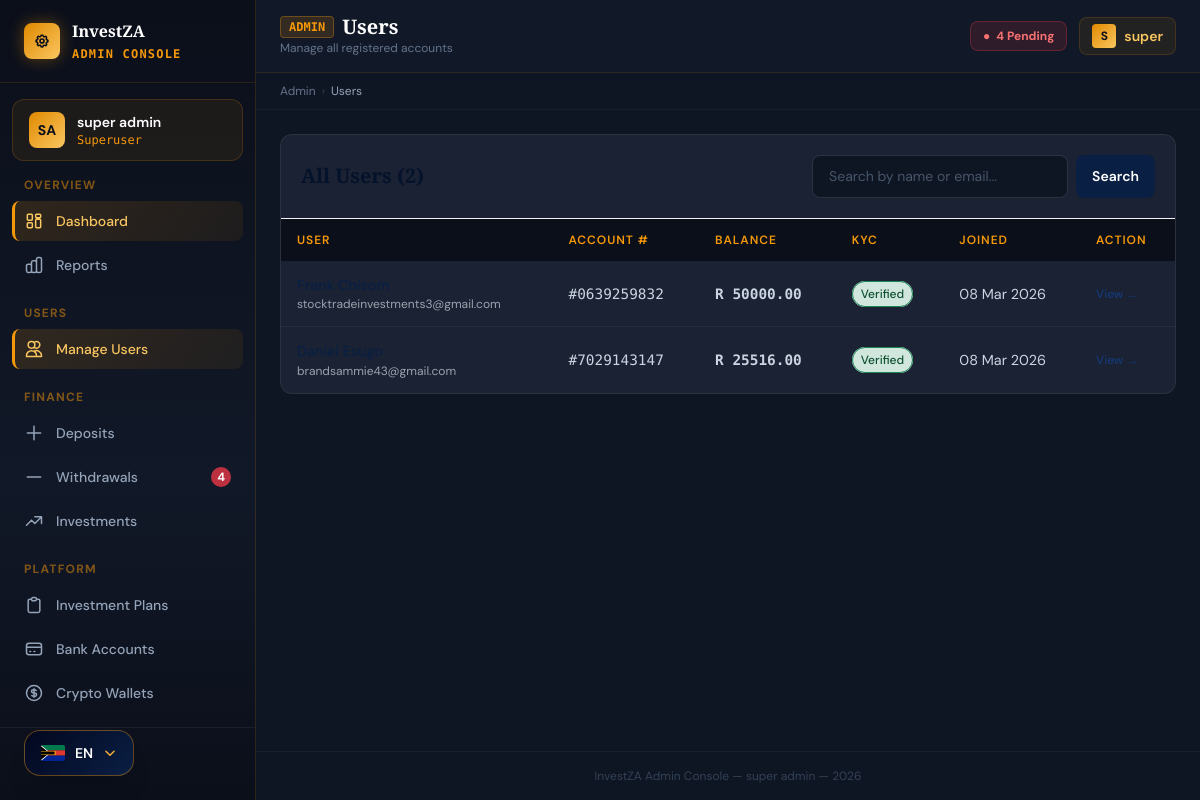
The app's page /admin-panel/users/ (signed in) with its own data.
### apps/accounts/models.py (models this page shows, shortened)
class User(AbstractUser):
    id = models.UUIDField(primary_key=True, default=uuid.uuid4, editable=False)
    email = models.EmailField(_('email address'), unique=True)
    phone_number = models.CharField(max_length=20, blank=True)
    date_of_birth = models.DateField(null=True, blank=True)
    id_number = models.CharField(max_length=20, blank=True, help_text="SA ID Number or Passport")
    profile_photo = models.ImageField(upload_to='profile_photos/', blank=True, null=True)
    is_verified = models.BooleanField(default=False, help_text="KYC verified user")
    is_active_investor = models.BooleanField(default=False)
    referral_code = models.CharField(max_length=8, unique=True, default=generate_referral_code)
    referred_by = models.ForeignKey(
        'self', null=True, blank=True,
        on_delete=models.SET_NULL,
        related_name='referrals'
    )
    created_at = models.DateTimeField(auto_now_add=True)
    last_seen = models.DateTimeField(null=True, blank=True)
    USERNAME_FIELD = 'email'
    REQUIRED_FIELDS = ['username', 'first_name', 'last_name']
    class Meta:
        verbose_name = 'User'
        verbose_name_plural = 'Users'
        ordering = ['-created_at']

class Wallet(models.Model):
    user = models.OneToOneField(User, on_delete=models.CASCADE, related_name='wallet')
    account_number = models.CharField(max_length=10, unique=True, default=generate_account_number)
    available_balance = models.DecimalField(max_digits=15, decimal_places=2, default=0.00)
    invested_balance = models.DecimalField(max_digits=15, decimal_places=2, default=0.00)
    total_earned = models.DecimalField(max_digits=15, decimal_places=2, default=0.00)
    pending_withdrawal = models.DecimalField(max_digits=15, decimal_places=2, default=0.00)
    created_at = models.DateTimeField(auto_now_add=True)
    updated_at = models.DateTimeField(auto_now=True)
    class Meta:
        verbose_name = 'Wallet'

### apps/administration/views.py (the view)
# urls.py: path('users/', views.admin_users, name='admin_users'),
@login_required
@staff_required
def admin_users(request):
    search = request.GET.get('search', '')
    users  = User.objects.filter(is_staff=False).select_related('wallet')
    if search:
        users = users.filter(
            Q(email__icontains=search) |
            Q(first_name__icontains=search) |
            Q(last_name__icontains=search)
        )
    users = users.order_by('-date_joined')
    return render(request, 'admin_panel/users.html', {'users': users, 'search': search})

### templates/admin_panel/users.html (shortened to what this page needs)
{% extends "base/admin_base.html" %}
{% block page_title %}Users{% endblock %}
{% block breadcrumb %}Users{% endblock %}
{% block page_subtitle %}Manage all registered accounts{% endblock %}
{% block content %}
<div class="card overflow-hidden fade-up fade-up-1">
  <div class="p-5 border-b border-gray-100 flex flex-col sm:flex-row gap-4 justify-between items-center">
    <h3 class="font-display font-bold text-navy-900 text-xl">All Users ({{ users.count }})</h3>
    <form method="get" class="flex gap-2">
      <input type="text" name="search" value="{{ search }}" placeholder="Search by name or email..." class="form-input w-64 text-sm">
      <button type="submit" class="btn-navy px-4 py-2 rounded-lg text-white text-sm font-semibold">Search</button>
    </form>
  </div>
  <div class="overflow-x-auto">
    <table class="data-table">
      <thead><tr><th>User</th><th>Account #</th><th>Balance</th><th>KYC</th><th>Joined</th><th>Action</th></tr></thead>
      <tbody>
      {% for user in users %}
      <tr>
        <td><p class="font-medium text-navy-800">{{ user.get_full_name }}</p><p class="text-gray-400 text-xs">{{ user.email }}</p></td>
        <td class="font-mono text-xs text-navy-700">{% if user.wallet %}#{{ user.wallet.account_number }}{% else %}—{% endif %}</td>
        <td class="font-mono font-bold text-navy-800 text-sm">R {% if user.wallet %}{{ user.wallet.available_balance|floatformat:2 }}{% else %}0.00{% endif %}</td>
        <td>{% if user.is_verified %}<span class="badge-approved px-2 py-1 rounded-full text-xs font-medium">Verified</span>{% else %}<span class="badge-pending px-2 py-1 rounded-full text-xs font-medium">Pending</span>{% endif %}</td>
        <td class="text-gray-400 text-xs">{{ user.date_joined|date:"d M Y" }}</td>
        <td><a href="{% url 'admin_user_detail' user.pk %}" class="text-navy-600 hover:text-gold-600 text-xs font-medium">View →</a></td>
      </tr>
      {% empty %}
      <tr><td colspan="6" class="text-center text-gray-400 py-10">No users found</td></tr>
      {% endfor %}
      </tbody>
    </table>
  </div>
</div>
{% endblock %}

### templates/base/admin_base.html (shortened to what this page needs)
{% extends "base/base.html" %}
{% block body %}
<div class="flex min-h-screen" style="background:#0b0f1a;">
  <aside id="admin-sidebar"
         class="fixed inset-y-0 left-0 z-40 w-64 flex flex-col transition-transform duration-300 lg:translate-x-0 -translate-x-full"
         style="background: linear-gradient(180deg, #0b0f1a 0%, #111827 60%, #0b0f1a 100%); border-right: 1px solid rgba(245,152,10,0.15);">
    <div class="flex items-center gap-3 px-6 py-5" style="border-bottom:1px solid rgba(245,152,10,0.12);">
      <div class="w-9 h-9 rounded-lg flex items-center justify-center flex-shrink-0"
           style="background: linear-gradient(135deg, #e08900, #fac660); box-shadow:0 0 16px rgba(224,137,0,0.4);">
      </div>
      <div>
        <span class="font-display font-bold text-white text-base leading-none">{{ PLATFORM_NAME }}</span>
        <p class="text-xs mt-0.5 font-mono font-bold tracking-widest uppercase" style="color:#f5980a;">Admin Console</p>
      </div>
    </div>
    <div class="px-4 py-3 mx-3 mt-4 rounded-xl" style="background:rgba(245,152,10,0.07); border:1px solid rgba(245,152,10,0.18);">
      <div class="flex items-center gap-3">
        <div class="w-9 h-9 rounded-lg flex items-center justify-center font-bold text-sm flex-shrink-0"
             style="background:linear-gradient(135deg,#e08900,#fac660); color:#0b0f1a;">
          {{ request.user.first_name|first|upper }}{{ request.user.last_name|first|upper }}
        </div>
        <div class="overflow-hidden">
          <p class="text-white text-sm font-semibold truncate">{{ request.user.get_full_name }}</p>
          <p class="text-xs font-mono truncate" style="color:#f5980a;">
            {% if request.user.is_superuser %}Superuser{% else %}Staff Admin{% endif %}
          </p>
        </div>
      </div>
    </div>
    <nav class="flex-1 px-3 py-4 overflow-y-auto">
      <p class="px-3 mb-2 text-xs font-bold uppercase tracking-widest" style="color:rgba(245,152,10,0.5);">Overview</p>
      <a href="{% url 'admin_dashboard' %}" class="admin-nav-link flex items-center gap-3 px-3 py-2.5 rounded-lg mb-1 text-sm font-medium transition-all duration-150" style="color:#94a3b8;">
        Dashboard
      </a>
      <a href="{% url 'admin_reports' %}" class="admin-nav-link flex items-center gap-3 px-3 py-2.5 rounded-lg mb-1 text-sm font-medium transition-all duration-150" style="color:#94a3b8;">
        Reports
      </a>
      <p class="px-3 mb-2 mt-5 text-xs font-bold uppercase tracking-widest" style="color:rgba(245,152,10,0.5);">Users</p>
      <a href="{% url 'admin_users' %}" class="admin-nav-link flex items-center gap-3 px-3 py-2.5 rounded-lg mb-1 text-sm font-medium transition-all duration-150" style="color:#94a3b8;">
        <svg class="w-5 h-5 flex-shrink-0" fill="none" stroke="currentColor" viewBox="0 0 24 24">
          <path stroke-linecap="round" stroke-linejoin="round" stroke-width="1.8" d="M12 4.354a4 4 0 110 5.292M15 21H3v-1a6 6 0 0112 0v1zm0 0h6v-1a6 6 0 00-9-5.197M13 7a4 4 0 11-8 0 4 4 0 018 0z"/>
        </svg>
        Manage Users
      </a>
      <p class="px-3 mb-2 mt-5 text-xs font-bold uppercase tracking-widest" style="color:rgba(245,152,10,0.5);">Finance</p>
      <a href="{% url 'admin_deposits' %}" class="admin-nav-link flex items-center gap-3 px-3 py-2.5 rounded-lg mb-1 text-sm font-medium transition-all duration-150" style="color:#94a3b8;">
        <svg class="w-5 h-5 flex-shrink-0" fill="none" stroke="currentColor" viewBox="0 0 24 24">
          <path stroke-linecap="round" stroke-linejoin="round" stroke-width="1.8" d="M12 4v16m8-8H4"/>
        </svg>
        Deposits
      </a>
      <a href="{% url 'admin_withdrawals' %}" class="admin-nav-link flex items-center gap-3 px-3 py-2.5 rounded-lg mb-1 text-sm font-medium transition-all duration-150" style="color:#94a3b8;">
        <svg class="w-5 h-5 flex-shrink-0" fill="none" stroke="currentColor" viewBox="0 0 24 24">
          <path stroke-linecap="round" stroke-linejoin="round" stroke-width="1.8" d="M20 12H4"/>
        </svg>
        Withdrawals
        {% if pending_withdrawals_count %}
        <span class="ml-auto px-1.5 py-0.5 rounded-full text-xs font-bold" style="background:rgba(220,53,69,0.85);color:#fff;">{{ pending_withdrawals_count }}</span>
        {% endif %}
      </a>
      <a href="{% url 'admin_investments' %}" class="admin-nav-link flex items-center gap-3 px-3 py-2.5 rounded-lg mb-1 text-sm font-medium transition-all duration-150" style="color:#94a3b8;">
        <svg class="w-5 h-5 flex-shrink-0" fill="none" stroke="currentColor" viewBox="0 0 24 24">
          <path stroke-linecap="round" stroke-linejoin="round" stroke-width="1.8" d="M13 7h8m0 0v8m0-8l-8 8-4-4-6 6"/>
        </svg>
        Investments
      </a>
      <p class="px-3 mb-2 mt-5 text-xs font-bold uppercase tracking-widest" style="color:rgba(245,152,10,0.5);">Platform</p>
      <a href="{% url 'admin_investment_plans' %}" class="admin-nav-link flex items-center gap-3 px-3 py-2.5 rounded-lg mb-1 text-sm font-medium transition-all duration-150" style="color:#94a3b8;">
        <svg class="w-5 h-5 flex-shrink-0" fill="none" stroke="currentColor" viewBox="0 0 24 24">
          <path stroke-linecap="round" stroke-linejoin="round" stroke-width="1.8" d="M9 5H7a2 2 0 00-2 2v12a2 2 0 002 2h10a2 2 0 002-2V7a2 2 0 00-2-2h-2M9 5a2 2 0 002 2h2a2 2 0 002-2M9 5a2 2 0 012-2h2a2 2 0 012 2"/>
        </svg>
        Investment Plans
      </a>
      <a href="{% url 'admin_platform_accounts' %}" class="admin-nav-link flex items-center gap-3 px-3 py-2.5 rounded-lg mb-1 text-sm font-medium transition-all duration-150" style="color:#94a3b8;">
        <svg class="w-5 h-5 flex-shrink-0" fill="none" stroke="currentColor" viewBox="0 0 24 24">
          <path stroke-linecap="round" stroke-linejoin="round" stroke-width="1.8" d="M3 10h18M7 15h1m4 0h1m-7 4h12a3 3 0 003-3V8a3 3 0 00-3-3H6a3 3 0 00-3 3v8a3 3 0 003 3z"/>
        </svg>
        Bank Accounts
      </a>
      <a href="{% url 'admin_crypto_wallets' %}" class="admin-nav-link flex items-center gap-3 px-3 py-2.5 rounded-lg mb-1 text-sm font-medium transition-all duration-150" style="color:#94a3b8;">
        Crypto Wallets
      </a>
      <a href="{% url 'admin_withdrawal_codes' %}" class="admin-nav-link flex items-center gap-3 px-3 py-2.5 rounded-lg mb-1 text-sm font-medium transition-all duration-150" style="color:#94a3b8;">
      </a>
    </nav>
    <div class="p-4" style="border-top:1px solid rgba(255,255,255,0.06);">
      <a href="{% url 'logout' %}" class="flex items-center gap-3 px-3 py-2.5 rounded-lg text-sm transition-all duration-150 hover:bg-red-900 hover:bg-opacity-40" style="color:#64748b;">
        <svg class="w-5 h-5" fill="none" stroke="currentColor" viewBox="0 0 24 24">
          <path stroke-linecap="round" stroke-linejoin="round" stroke-width="1.8" d="M17 16l4-4m0 0l-4-4m4 4H7m6 4v1a3 3 0 01-3 3H6a3 3 0 01-3-3V7a3 3 0 013-3h4a3 3 0 013 3v1"/>
        </svg>
        Sign Out
      </a>
    </div>
  </aside>
  <div class="flex-1 flex flex-col lg:ml-64 min-w-0" style="background:#0f1623;">
    <header class="sticky top-0 z-20" style="background:#111827; border-bottom:1px solid rgba(245,152,10,0.12);">
      <div class="flex items-center justify-between px-6 py-4">
        <div class="flex items-center gap-4">
          <div>
            <div class="flex items-center gap-2">
              <span class="text-xs font-bold px-2 py-0.5 rounded font-mono" style="background:rgba(245,152,10,0.15);color:#f5980a;border:1px solid rgba(245,152,10,0.3);">ADMIN</span>
              <h1 class="font-display font-bold text-white text-xl leading-none">{% block page_title %}Dashboard{% endblock %}</h1>
            </div>
            <p class="text-xs mt-0.5" style="color:#64748b;">{% block page_subtitle %}{% endblock %}</p>
          </div>
        </div>
        <div class="flex items-center gap-3">
          {% if pending_deposits_count or pending_withdrawals_count %}
          <a href="{% url 'admin_deposits' %}?status=SUBMITTED"
             class="hidden sm:flex items-center gap-1.5 px-3 py-1.5 rounded-lg text-xs font-bold"
             style="background:rgba(220,53,69,0.15);color:#f87171;border:1px solid rgba(220,53,69,0.3);">
            <span class="animate-pulse">●</span>
            {{ pending_deposits_count|add:pending_withdrawals_count }} Pending
          </a>
          {% endif %}
          <div class="flex items-center gap-2 px-3 py-1.5 rounded-lg" style="background:rgba(245,152,10,0.08);border:1px solid rgba(245,152,10,0.15);">
            <div class="w-6 h-6 rounded flex items-center justify-center text-xs font-bold flex-shrink-0" style="background:linear-gradient(135deg,#e08900,#fac660);color:#0b0f1a;">
              {{ request.user.first_name|first|upper }}
            </div>
            <span class="text-sm font-semibold hidden sm:block" style="color:#fac660;">{{ request.user.first_name }}</span>
          </div>
        </div>
      </div>
    </header>
    <div class="px-6 py-2.5 text-xs flex items-center gap-1.5" style="background:#0f1623;border-bottom:1px solid rgba(255,255,255,0.04);color:#475569;">
      <a href="{% url 'admin_dashboard' %}" class="hover:text-gold-400 transition-colors" style="color:#64748b;">Admin</a>
      <span style="color:#334155;">›</span>
      <span style="color:#94a3b8;">{% block breadcrumb %}Dashboard{% endblock %}</span>
    </div>
    <main class="flex-1 p-6">
      {% block content %}{% endblock %}
    </main>
    <footer class="px-6 py-4 text-center text-xs" style="color:#334155;border-top:1px solid rgba(255,255,255,0.04);">
      {{ PLATFORM_NAME }} Admin Console — {{ request.user.get_full_name }} — {% now "Y" %}
    </footer>
  </div>
</div>
{% endblock %}

### records on screen
User: user.first_name|first "S", user.last_name|first "A", user.get_full_name "super admin", user.first_name "super"
User: email "stocktradeinvestments3@gmail.com", wallet.account_number "0639259832", wallet.available_balance "50000.00", is_verified "Verified", date_joined "08 Mar 2026"
User: email "brandsammie43@gmail.com", wallet.account_number "7029143147", wallet.available_balance "25516.00", is_verified "Verified", date_joined "08 Mar 2026"

### other values on screen
{{ PLATFORM_NAME }} "InvestZA"
{{ pending_withdrawals_count }} "4"
{{ pending_deposits_count|add:pending_withdrawals_count }} "4"
